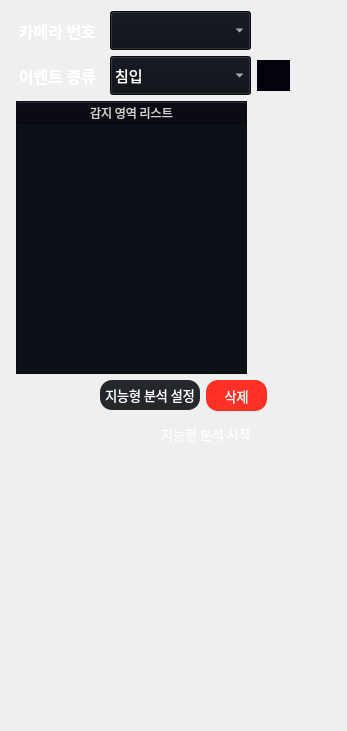
                 <widget class="QWidget" name="widget" native="true">
                  <property name="minimumSize">
                   <size>
                    <width>301</width>
                    <height>351</height>
                   </size>
                  </property>
                  <property name="maximumSize">
                   <size>
                    <width>350</width>
                    <height>9999</height>
                   </size>
                  </property>
                  <layout class="QVBoxLayout" name="verticalLayout_10">
                   <item>
                    <layout class="QVBoxLayout" name="verticalLayout_15">
                     <item>
                      <layout class="QHBoxLayout" name="horizontalLayout_40">
                       <item>
                        <widget class="QLabel" name="camera_page_camera_name_label">
                         <property name="sizePolicy">
                          <sizepolicy hsizetype="Fixed" vsizetype="Fixed">
                           <horstretch>0</horstretch>
                           <verstretch>0</verstretch>
                          </sizepolicy>
                         </property>
                         <property name="minimumSize">
                          <size>
                           <width>93</width>
                           <height>31</height>
                          </size>
                         </property>
                         <property name="font">
                          <font>
                           <family>Sans</family>
                           <pointsize>12</pointsize>
                           <bold>true</bold>
                          </font>
                         </property>
                         <property name="styleSheet">
                          <string notr="true">color: rgb(255, 255, 255);</string>
                         </property>
                         <property name="text">
                          <string>카메라 번호</string>
                         </property>
                         <property name="alignment">
                          <set>Qt::AlignmentFlag::AlignCenter</set>
                         </property>
                        </widget>
                       </item>
                       <item>
                        <widget class="QComboBox" name="camera_page_name_box">
                         <property name="minimumSize">
                          <size>
                           <width>141</width>
                           <height>39</height>
                          </size>
                         </property>
                         <property name="maximumSize">
                          <size>
                           <width>145</width>
                           <height>39</height>
                          </size>
                         </property>
                         <property name="font">
                          <font>
                           <family>Sans</family>
                           <pointsize>11</pointsize>
                          </font>
                         </property>
                         <property name="focusPolicy">
                          <enum>Qt::FocusPolicy::WheelFocus</enum>
                         </property>
                         <property name="styleSheet">
                          <string notr="true">color: rgb(255, 255, 255);
background-color: rgb(13, 16, 23);
selection-background-color: rgb(53, 132, 228);
</string>
                         </property>
                         <property name="currentText">
                          <string notr="true"/>
                         </property>
                         <property name="maxVisibleItems">
                          <number>16</number>
                         </property>
                        </widget>
                       </item>
                       <item>
                        <spacer name="horizontalSpacer_10">
                         <property name="orientation">
                          <enum>Qt::Orientation::Horizontal</enum>
                         </property>
                         <property name="sizeType">
                          <enum>QSizePolicy::Policy::Expanding</enum>
                         </property>
                         <property name="sizeHint" stdset="0">
                          <size>
                           <width>40</width>
                           <height>20</height>
                          </size>
                         </property>
                        </spacer>
                       </item>
                      </layout>
                     </item>
                     <item>
                      <layout class="QHBoxLayout" name="horizontalLayout_41">
                       <item>
                        <layout class="QHBoxLayout" name="horizontalLayout_48">
                         <item>
                          <widget class="QLabel" name="camera_page_camera_event_label">
                           <property name="sizePolicy">
                            <sizepolicy hsizetype="Fixed" vsizetype="Fixed">
                             <horstretch>0</horstretch>
                             <verstretch>0</verstretch>
                            </sizepolicy>
                           </property>
                           <property name="minimumSize">
                            <size>
                             <width>93</width>
                             <height>31</height>
                            </size>
                           </property>
                           <property name="font">
                            <font>
                             <family>Sans</family>
                             <pointsize>12</pointsize>
                             <bold>true</bold>
                            </font>
                           </property>
                           <property name="styleSheet">
                            <string notr="true">color: rgb(255, 255, 255);</string>
                           </property>
                           <property name="text">
                            <string>이벤트 종류</string>
                           </property>
                           <property name="alignment">
                            <set>Qt::AlignmentFlag::AlignCenter</set>
                           </property>
                          </widget>
                         </item>
                         <item>
                          <layout class="QHBoxLayout" name="horizontalLayout_49">
                           <item>
                            <widget class="QComboBox" name="camera_page_camera_event_box">
                             <property name="sizePolicy">
                              <sizepolicy hsizetype="Fixed" vsizetype="Fixed">
                               <horstretch>0</horstretch>
                               <verstretch>0</verstretch>
                              </sizepolicy>
                             </property>
                             <property name="minimumSize">
                              <size>
                               <width>141</width>
                               <height>39</height>
                              </size>
                             </property>
                             <property name="maximumSize">
                              <size>
                               <width>141</width>
                               <height>39</height>
                              </size>
                             </property>
                             <property name="font">
                              <font>
                               <family>Sans</family>
                               <pointsize>11</pointsize>
                               <bold>false</bold>
                              </font>
                             </property>
                             <property name="styleSheet">
                              <string notr="true">color: rgb(255, 255, 255);
background-color: rgb(13, 16, 23);
selection-background-color: rgb(53, 132, 228);
</string>
                             </property>
                             <property name="maxVisibleItems">
                              <number>16</number>
                             </property>
                             <property name="minimumContentsLength">
                              <number>0</number>
                             </property>
                             <item>
                              <property name="text">
                               <string>침입</string>
                              </property>
                             </item>
                             <item>
                              <property name="text">
                               <string>배회</string>
                              </property>
                             </item>
                             <item>
                              <property name="text">
                               <string>쓰러짐</string>
                              </property>
                             </item>
                             <item>
                              <property name="text">
                               <string>방화</string>
                              </property>
                             </item>
                            </widget>
                           </item>
                           <item>
                            <widget class="QPushButton" name="camera_page_detect_add_bnt">
                             <property name="sizePolicy">
                              <sizepolicy hsizetype="Fixed" vsizetype="Fixed">
                               <horstretch>0</horstretch>
                               <verstretch>0</verstretch>
                              </sizepolicy>
                             </property>
                             <property name="minimumSize">
                              <size>
                               <width>31</width>
                               <height>31</height>
                              </size>
                             </property>
                             <property name="font">
                              <font>
                               <family>Sans</family>
                               <pointsize>10</pointsize>
                              </font>
                             </property>
                             <property name="cursor">
                              <cursorShape>PointingHandCursor</cursorShape>
                             </property>
                             <property name="styleSheet">
                              <string notr="true">background-color: rgb(3, 3, 13);
border: 1px solid rgb(3, 3, 13);
color: rgb(255, 255, 255);

</string>
                             </property>
                             <property name="text">
                              <string/>
                             </property>
                             <property name="icon">
                              <iconset resource="../resourece.qrc">
                               <normaloff>:/ui/ui/images/ico_add_circle.svg</normaloff>:/ui/ui/images/ico_add_circle.svg</iconset>
                             </property>
                             <property name="iconSize">
                              <size>
                               <width>31</width>
                               <height>50</height>
                              </size>
                             </property>
                            </widget>
                           </item>
                          </layout>
                         </item>
                        </layout>
                       </item>
                       <item>
                        <spacer name="horizontalSpacer_31">
                         <property name="orientation">
                          <enum>Qt::Orientation::Horizontal</enum>
                         </property>
                         <property name="sizeType">
                          <enum>QSizePolicy::Policy::Preferred</enum>
                         </property>
                         <property name="sizeHint" stdset="0">
                          <size>
                           <width>46</width>
                           <height>20</height>
                          </size>
                         </property>
                        </spacer>
                       </item>
                      </layout>
                     </item>
                     <item>
                      <layout class="QHBoxLayout" name="horizontalLayout_50">
                       <item>
                        <layout class="QVBoxLayout" name="verticalLayout_22">
                         <property name="spacing">
                          <number>6</number>
                         </property>
                         <item>
                          <widget class="QTableWidget" name="camera_page_detect_area_table">
                           <property name="sizePolicy">
                            <sizepolicy hsizetype="Fixed" vsizetype="Expanding">
                             <horstretch>0</horstretch>
                             <verstretch>0</verstretch>
                            </sizepolicy>
                           </property>
                           <property name="minimumSize">
                            <size>
                             <width>231</width>
                             <height>273</height>
                            </size>
                           </property>
                           <property name="maximumSize">
                            <size>
                             <width>231</width>
                             <height>9999</height>
                            </size>
                           </property>
                           <property name="font">
                            <font>
                             <family>Sans</family>
                            </font>
                           </property>
                           <property name="styleSheet">
                            <string notr="true">QTableWidget {
    background-color: rgb(13, 16, 23); /* 테이블 전체 배경색 */
    color: rgb(255, 255, 255);
}

QHeaderView::section {
    color: rgb(209, 209, 209); /* 헤더 텍스트 색상 - 회색 */
background-color: rgb(7, 7, 16); /* 테이블 전체 배경색 */
}

QTableWidget::item {
    color: rgb(255, 255, 255); /* 기본 상태에서의 텍스트 색상 - 흰색 */

}

QTableWidget::item:selected {
    background-color: rgb(32,39,49); /* 선택된 셀의 배경색 */
    color: rgb(255, 255, 255);

}

QScrollBar:vertical {
    border: 1px solid #999999;
    background: #b3b3b3c6;
    width: 8px;
}
QScrollBar::handle:vertical {
background: #2f2f2f; 
min-height: 10px;
width: 8px;

}
</string>
                           </property>
                           <property name="sizeAdjustPolicy">
                            <enum>QAbstractScrollArea::SizeAdjustPolicy::AdjustToContentsOnFirstShow</enum>
                           </property>
                           <property name="dragDropOverwriteMode">
                            <bool>false</bool>
                           </property>
                           <property name="alternatingRowColors">
                            <bool>false</bool>
                           </property>
                           <property name="selectionBehavior">
                            <enum>QAbstractItemView::SelectionBehavior::SelectRows</enum>
                           </property>
                           <property name="showGrid">
                            <bool>false</bool>
                           </property>
                           <property name="gridStyle">
                            <enum>Qt::PenStyle::NoPen</enum>
                           </property>
                           <property name="wordWrap">
                            <bool>false</bool>
                           </property>
                           <property name="cornerButtonEnabled">
                            <bool>false</bool>
                           </property>
                           <attribute name="horizontalHeaderHighlightSections">
                            <bool>false</bool>
                           </attribute>
                           <attribute name="horizontalHeaderStretchLastSection">
                            <bool>true</bool>
                           </attribute>
                           <attribute name="verticalHeaderVisible">
                            <bool>false</bool>
                           </attribute>
                           <attribute name="verticalHeaderHighlightSections">
                            <bool>false</bool>
                           </attribute>
                           <column>
                            <property name="text">
                             <string>감지 영역 리스트</string>
                            </property>
                           </column>
                          </widget>
                         </item>
                         <item>
                          <layout class="QHBoxLayout" name="horizontalLayout_51">
                           <item>
                            <spacer name="horizontalSpacer_33">
                             <property name="orientation">
                              <enum>Qt::Orientation::Horizontal</enum>
                             </property>
                             <property name="sizeType">
                              <enum>QSizePolicy::Policy::Preferred</enum>
                             </property>
                             <property name="sizeHint" stdset="0">
                              <size>
                               <width>166</width>
                               <height>20</height>
                              </size>
                             </property>
                            </spacer>
                           </item>
                           <item>
                            <widget class="QPushButton" name="camera_page_object_setting_bnt">
                             <property name="sizePolicy">
                              <sizepolicy hsizetype="Fixed" vsizetype="Fixed">
                               <horstretch>0</horstretch>
                               <verstretch>0</verstretch>
                              </sizepolicy>
                             </property>
                             <property name="minimumSize">
                              <size>
                               <width>100</width>
                               <height>30</height>
                              </size>
                             </property>
                             <property name="maximumSize">
                              <size>
                               <width>100</width>
                               <height>30</height>
                              </size>
                             </property>
                             <property name="font">
                              <font>
                               <family>Sans</family>
                               <pointsize>10</pointsize>
                              </font>
                             </property>
                             <property name="cursor">
                              <cursorShape>PointingHandCursor</cursorShape>
                             </property>
                             <property name="styleSheet">
                              <string notr="true">background-color: rgb(36, 39, 44);
color: rgb(255, 255, 255);
border-radius: 12px;

</string>
                             </property>
                             <property name="text">
                              <string>지능형 분석 설정</string>
                             </property>
                            </widget>
                           </item>
                           <item>
                            <widget class="QPushButton" name="camera_page_detect_area_del_bnt">
                             <property name="sizePolicy">
                              <sizepolicy hsizetype="Fixed" vsizetype="Fixed">
                               <horstretch>0</horstretch>
                               <verstretch>0</verstretch>
                              </sizepolicy>
                             </property>
                             <property name="minimumSize">
                              <size>
                               <width>61</width>
                               <height>31</height>
                              </size>
                             </property>
                             <property name="maximumSize">
                              <size>
                               <width>61</width>
                               <height>31</height>
                              </size>
                             </property>
                             <property name="font">
                              <font>
                               <family>Sans</family>
                               <pointsize>10</pointsize>
                              </font>
                             </property>
                             <property name="cursor">
                              <cursorShape>PointingHandCursor</cursorShape>
                             </property>
                             <property name="styleSheet">
                              <string notr="true">background-color: rgb(255, 49, 38);
color: rgb(255, 255, 255);
border-radius: 12px;
</string>
                             </property>
                             <property name="text">
                              <string>삭제</string>
                             </property>
                            </widget>
                           </item>
                          </layout>
                         </item>
                         <item>
                          <layout class="QHBoxLayout" name="horizontalLayout_52">
                           <item>
                            <spacer name="horizontalSpacer_14">
                             <property name="orientation">
                              <enum>Qt::Orientation::Horizontal</enum>
                             </property>
                             <property name="sizeType">
                              <enum>QSizePolicy::Policy::Maximum</enum>
                             </property>
                             <property name="sizeHint" stdset="0">
                              <size>
                               <width>129</width>
                               <height>20</height>
                              </size>
                             </property>
                            </spacer>
                           </item>
                           <item>
                            <widget class="QPushButton" name="camera_page_ai_bnt">
                             <property name="sizePolicy">
                              <sizepolicy hsizetype="Fixed" vsizetype="Fixed">
                               <horstretch>0</horstretch>
                               <verstretch>0</verstretch>
                              </sizepolicy>
                             </property>
                             <property name="minimumSize">
                              <size>
                               <width>122</width>
                               <height>33</height>
                              </size>
                             </property>
                             <property name="font">
                              <font>
                               <family>Sans</family>
                               <pointsize>10</pointsize>
                              </font>
                             </property>
                             <property name="cursor">
                              <cursorShape>PointingHandCursor</cursorShape>
                             </property>
                             <property name="styleSheet">
                              <string notr="true">background-color: qlineargradient(
    spread:pad,
    x1:0, y1:0, x2:0, y2:1,
    stop:0.0 rgba(112, 210, 112, 255),
    stop:0.3 rgba(0, 196, 0, 255)
);
color: rgb(255, 255, 255);
border-radius: 15px;

</string>
                             </property>
                             <property name="text">
                              <string>지능형 분석 시작</string>
                             </property>
                            </widget>
                           </item>
                          </layout>
                         </item>
                        </layout>
                       </item>
                       <item>
                        <spacer name="horizontalSpacer_44">
                         <property name="orientation">
                          <enum>Qt::Orientation::Horizontal</enum>
                         </property>
                         <property name="sizeType">
                          <enum>QSizePolicy::Policy::Fixed</enum>
                         </property>
                         <property name="sizeHint" stdset="0">
                          <size>
                           <width>63</width>
                           <height>20</height>
                          </size>
                         </property>
                        </spacer>
                       </item>
                      </layout>
                     </item>
                     <item>
                      <spacer name="verticalSpacer_7">
                       <property name="orientation">
                        <enum>Qt::Orientation::Vertical</enum>
                       </property>
                       <property name="sizeType">
                        <enum>QSizePolicy::Policy::Maximum</enum>
                       </property>
                       <property name="sizeHint" stdset="0">
                        <size>
                         <width>20</width>
                         <height>270</height>
                        </size>
                       </property>
                      </spacer>
                     </item>
                    </layout>
                   </item>
                  </layout>
                 </widget>
